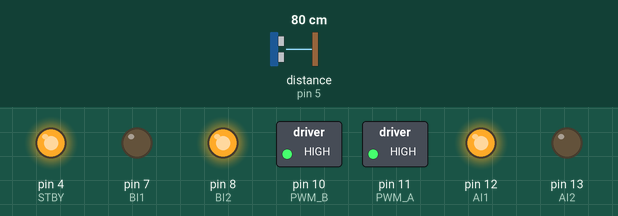
This sketch was run on a simulated Arduino Uno, built with avr-gcc and run on an emulated ATmega328P. Parts: switched loads named in the sketch (green lamp = pin HIGH), output pins drawn as LEDs (lit = HIGH). Wiring (inferred from the names in the program): ultrasonic range finder: trigger pin 5; echo pin 5. Inputs (shaded band) come from the test bench; at power-on: distance to the obstacle (sensor on pin 5) 80 cm. The echo pulse lasts 58.3 µs per cm.

Above: at 1.2 s.
1.3 s: distance to the obstacle (sensor on pin 5) set to 17 cm
2.8 s: distance to the obstacle (sensor on pin 5) set to 13 cm
At 4.8 s:
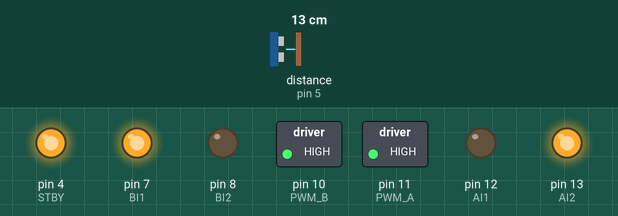
At 9.0 s:
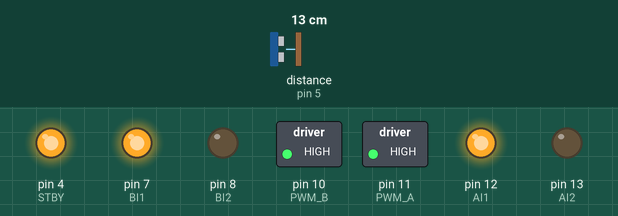
Timing chart, 0 to 14.3 s (numbered marks = the images above; inputs shaded):
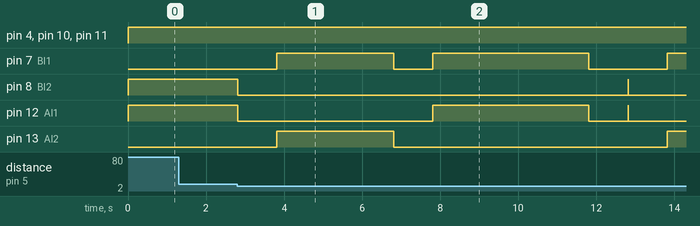

The sketch:

MotorControlCollisionDetectionWith3pinUltrSncSnsr.ino
```cpp
const int pingPin1 = 5;
long duration;
int distance;

void setup() {

  // put your setup code here, to run once:
  Serial.begin(9600);
  pinMode(4, OUTPUT); // STBY

  //Motor 1 Control
  pinMode(11, OUTPUT); // PWM A
  pinMode(12, OUTPUT); // AI1
  pinMode(13, OUTPUT); // AI2

  //Motor 2 Control
  pinMode(10, OUTPUT); // PWM B
  pinMode(7, OUTPUT); // BI1
  pinMode(8, OUTPUT); // BI2
}

void loop() {
  long duration1, inches1, cm1, duration2, inches2, cm2;
  // put your main code here, to run repeatedly:

  pinMode(pingPin1, OUTPUT);
  digitalWrite(pingPin1, LOW);
  delayMicroseconds(2);
  digitalWrite(pingPin1, HIGH);
  delayMicroseconds(5);
  digitalWrite(pingPin1, LOW);


  pinMode(pingPin1, INPUT);
  duration1 = pulseIn(pingPin1, HIGH);

  // convert the time into a distance
  inches1 = microsecondsToInches(duration1);
  cm1 = microsecondsToCentimeters(duration1);

  forward(10);
  if(cm1 < 15) {
    stop(1000);
    backward(3000);
    stop(1000);
    pivotLeft(4000);
    stop(1000);
  }

}


//motors
  // digitalWrite(4, HIGH); //STBY, allows motors to drive
  // forward(2000);
  // stop(1000);
  // pivotLeft(2000);
  // stop(1000);
  // pivotRight(2000);
  // stop(1000);
  // backward(2000);
  // stop(1000);
  // pivotRight(2000);
  // stop(1000);

  // stop(1000);
  // forward(1000);
  // stop(1000);
  // backward(1000);
  // stop(1000);
  // turnLeft(1000);
  // stop(1000);
  // turnRight(1000);
  // stop(1000);
  // pivotLeft(1000);
  // stop(1000);
  // pivotRight(1000);
  // stop(1000);
//}


void forward(int forHowLong){
  digitalWrite(4, HIGH); //STBY, allows motors to drive
  //Motor 1
  digitalWrite(12, HIGH);
  digitalWrite(13, LOW);
  analogWrite(11, 255);
  //Motor 2
  digitalWrite(7, LOW);
  digitalWrite(8, HIGH);
  analogWrite(10 , 255);

  delay(forHowLong);
}


void backward(int forHowLong){
  digitalWrite(4, HIGH); //STBY, allows motors to drive
  //Motor 1
  digitalWrite(12, LOW);
  digitalWrite(13, HIGH);
  analogWrite(11, 255);
  //Motor 2
  digitalWrite(7, HIGH);
  digitalWrite(8, LOW);
  analogWrite(10 , 255);

  delay(forHowLong);
}


void turnLeft(int forHowLong){
  digitalWrite(4, HIGH); //STBY, allows motors to drive
  //Motor 1
  digitalWrite(12, LOW);
  digitalWrite(13, LOW);
  analogWrite(11, 255);
  //Motor 2
  digitalWrite(7, LOW);
  digitalWrite(8, HIGH);
  analogWrite(10 , 255);

  delay(forHowLong);
}


void turnRight(int forHowLong){
  digitalWrite(4, HIGH); //STBY, allows motors to drive
  //Motor 1
  digitalWrite(12, HIGH);
  digitalWrite(13, LOW);
  analogWrite(11, 255);
  //Motor 2
  digitalWrite(7, LOW);
  digitalWrite(8, LOW);
  analogWrite(10 , 255);

  delay(forHowLong);
}


void pivotLeft(int forHowLong){
  digitalWrite(4, HIGH); //STBY, allows motors to drive
  //Motor 1
  digitalWrite(12, HIGH);
  digitalWrite(13, LOW);
  analogWrite(11, 255);
  //Motor 2
  digitalWrite(7, HIGH);
  digitalWrite(8, LOW);
  analogWrite(10 , 255);

  delay(forHowLong);
}

void pivotRight(int forHowLong){
  digitalWrite(4, HIGH); //STBY, allows motors to drive
  //Motor 1
  digitalWrite(12, LOW);
  digitalWrite(13, HIGH);
  analogWrite(11, 255);
  //Motor 2
  digitalWrite(7, LOW);
  digitalWrite(8, HIGH);
  analogWrite(10 , 255);

  delay(forHowLong);
}

void stop(int forHowLong){
  digitalWrite(4, HIGH); //STBY, allows motors to drive
  //Motor 1
  digitalWrite(12, LOW);
  digitalWrite(13, LOW);
  analogWrite(11, 255);
  //Motor 2
  digitalWrite(7, LOW);
  digitalWrite(8, LOW);
  analogWrite(10 , 255);

  delay(forHowLong);
}

long microsecondsToInches(long microseconds) {
  // According to Parallax's datasheet for the PING))), there are 73.746
  // microseconds per inch (i.e. sound travels at 1130 feet per second).
  // This gives the distance travelled by the ping, outbound and return,
  // so we divide by 2 to get the distance of the obstacle.
  // See: https://www.parallax.com/package/ping-ultrasonic-distance-sensor-downloads/
  return microseconds / 74 / 2;
}

long microsecondsToCentimeters(long microseconds) {
  // The speed of sound is 340 m/s or 29 microseconds per centimeter.
  // The ping travels out and back, so to find the distance of the object we
  // take half of the distance travelled.
  return microseconds / 29 / 2;
}
```

Measured:
- the behaviour switches between 16 and 15 cm on distance to the obstacle (sensor on pin 5) (found by bisection; images 0 and 1)
- after the input at 1.3 s, every drawn part: stays the same
- after the input at 2.8 s, pin 7 (BI1): goes HIGH 3.0 s, LOW 1.0 s, HIGH 4.0 s, LOW 2.0 s, then HIGH, starting after 1.0 s; pin 8 (BI2): HIGH → LOW at once, → HIGH 10.0 s later, → LOW 0.01 s later
